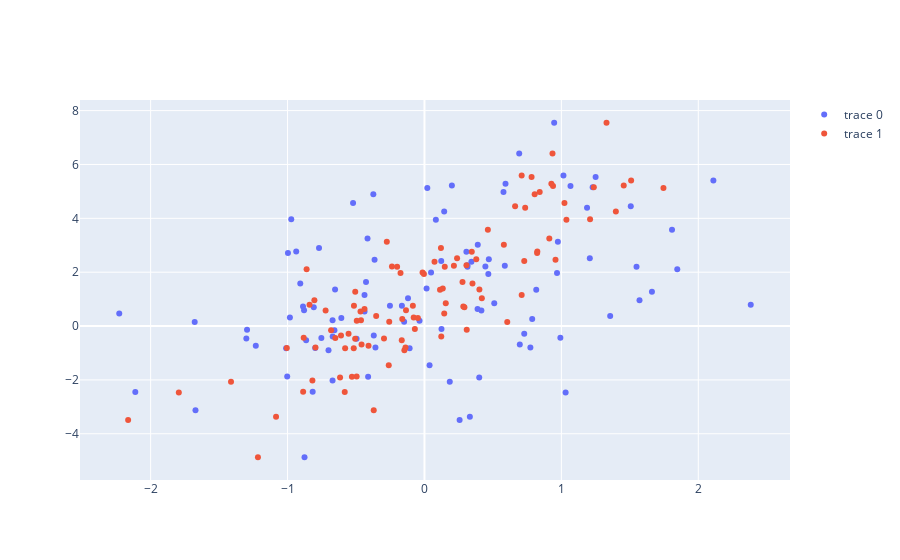

The notebook cell this image was saved under:
### Markdown cell above
### Plot Data

### Code cell
from plotly.offline import init_notebook_mode, iplot
from plotly.graph_objs import *

init_notebook_mode(connected=True)         # initiate notebook for offline plot

trace0 = Scatter(
  x=X1,
  y=Y,
  mode='markers'  
)
trace1 = Scatter(
  x=X2,
  y=Y,
  mode='markers'  
)

iplot([trace0, trace1])
